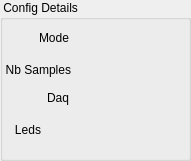
     <widget class="QGroupBox" name="groupBox_23">
      <property name="geometry">
       <rect>
        <x>0</x>
        <y>110</y>
        <width>191</width>
        <height>161</height>
       </rect>
      </property>
      <property name="title">
       <string> Config Details</string>
      </property>
      <widget class="QLabel" name="label_97">
       <property name="geometry">
        <rect>
         <x>10</x>
         <y>30</y>
         <width>59</width>
         <height>16</height>
        </rect>
       </property>
       <property name="text">
        <string>Mode</string>
       </property>
       <property name="alignment">
        <set>Qt::AlignRight|Qt::AlignTrailing|Qt::AlignVCenter</set>
       </property>
      </widget>
      <widget class="QLabel" name="label_98">
       <property name="geometry">
        <rect>
         <x>0</x>
         <y>60</y>
         <width>71</width>
         <height>20</height>
        </rect>
       </property>
       <property name="text">
        <string>Nb Samples</string>
       </property>
       <property name="alignment">
        <set>Qt::AlignRight|Qt::AlignTrailing|Qt::AlignVCenter</set>
       </property>
      </widget>
      <widget class="QLabel" name="label_99">
       <property name="geometry">
        <rect>
         <x>10</x>
         <y>90</y>
         <width>59</width>
         <height>16</height>
        </rect>
       </property>
       <property name="text">
        <string>Daq</string>
       </property>
       <property name="alignment">
        <set>Qt::AlignRight|Qt::AlignTrailing|Qt::AlignVCenter</set>
       </property>
      </widget>
      <widget class="QLabel" name="label_108">
       <property name="geometry">
        <rect>
         <x>10</x>
         <y>120</y>
         <width>31</width>
         <height>20</height>
        </rect>
       </property>
       <property name="text">
        <string>Leds</string>
       </property>
       <property name="alignment">
        <set>Qt::AlignRight|Qt::AlignTrailing|Qt::AlignVCenter</set>
       </property>
      </widget>
     </widget>
